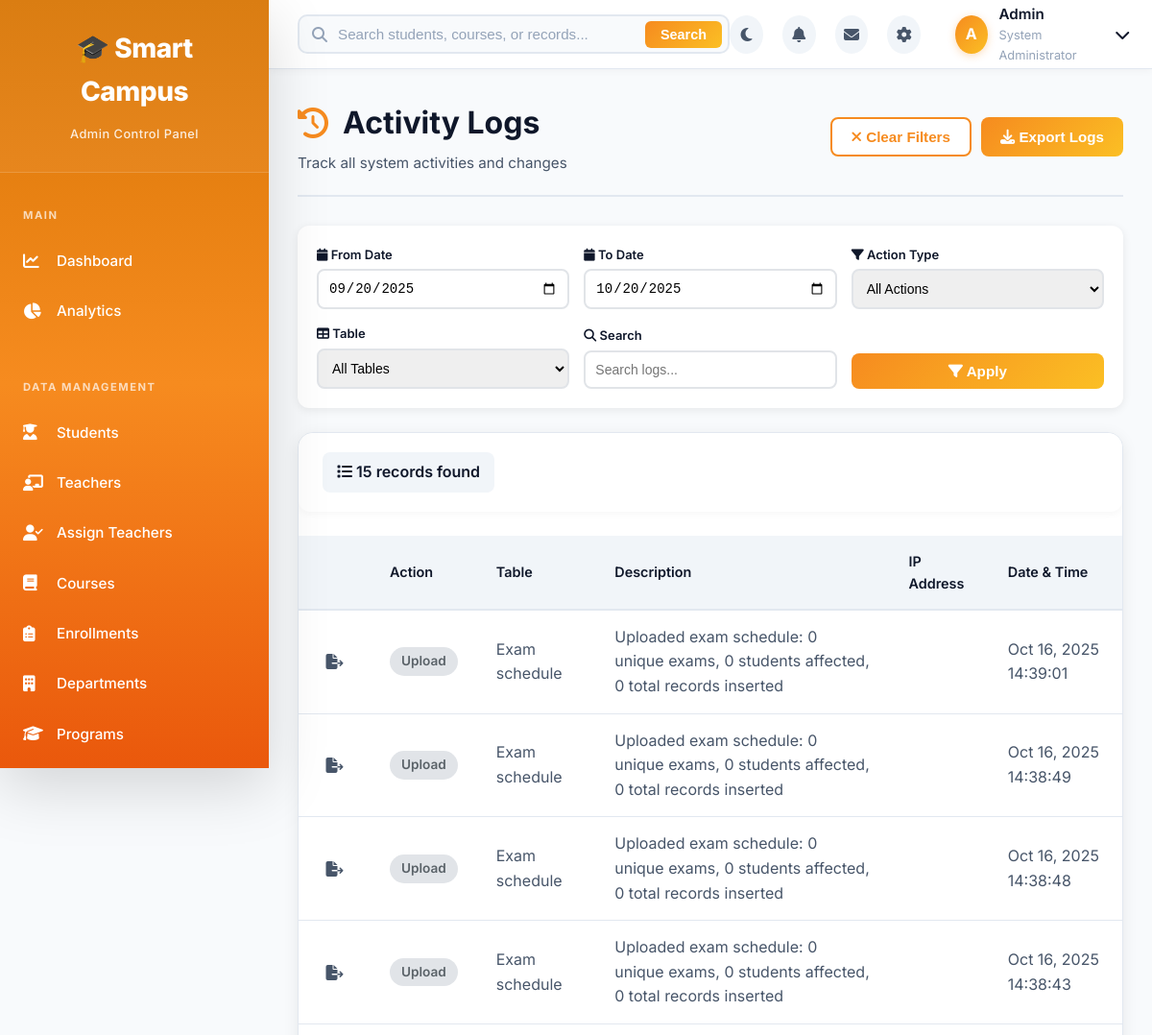
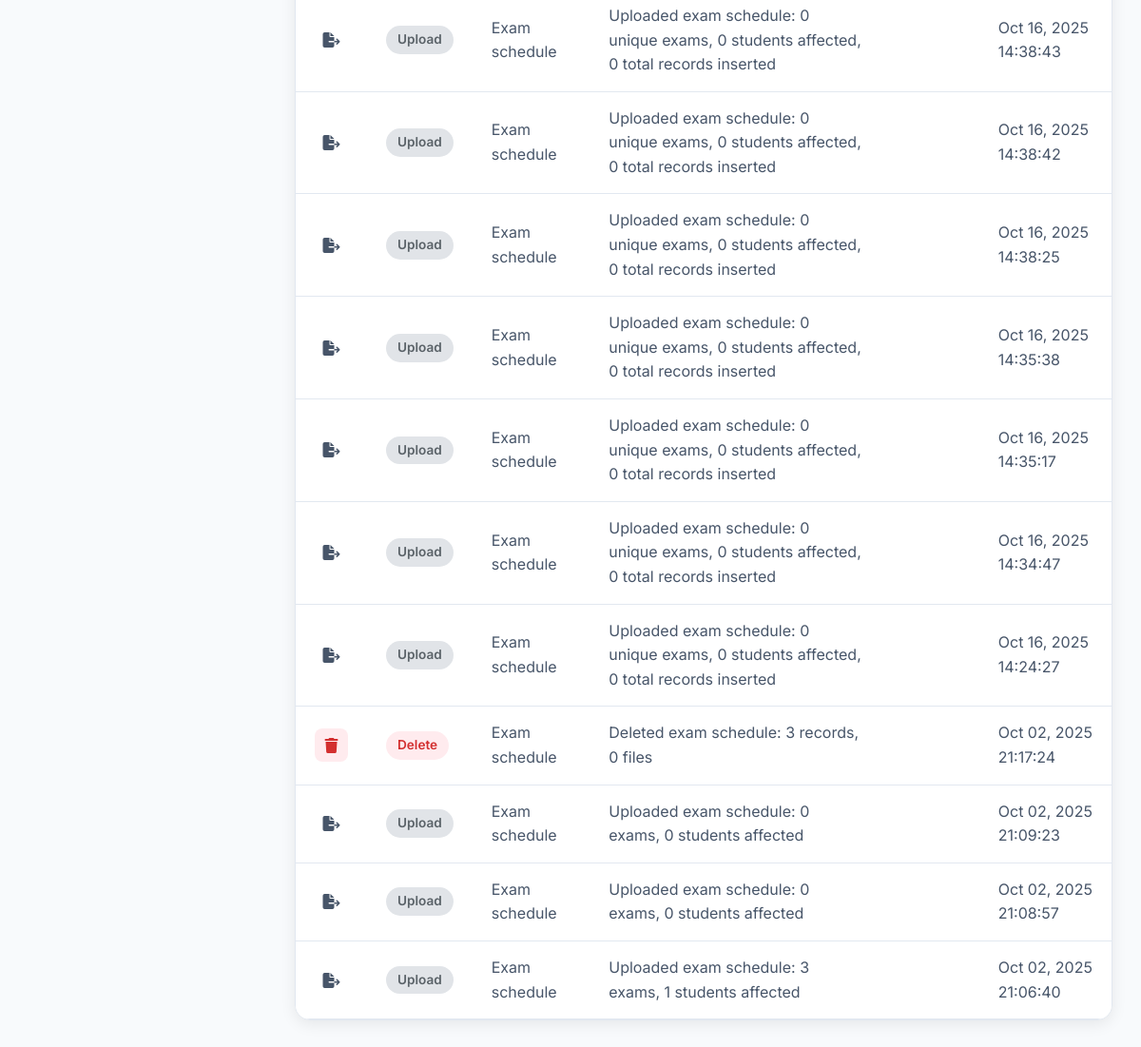
Screenshot of /admin/logs.php (signed in) with the database file from the repository (2 pictures, top to bottom).
### tables this page shows
CREATE TABLE `activity_logs` (
  `log_id` int(11) NOT NULL,
  `admin_id` int(11) DEFAULT 1,
  `action_type` varchar(50) NOT NULL,
  `table_name` varchar(50) DEFAULT NULL,
  `record_id` int(11) DEFAULT NULL,
  `description` text DEFAULT NULL,
  `ip_address` varchar(45) DEFAULT NULL,
  `user_agent` text DEFAULT NULL,
  `request_method` varchar(10) DEFAULT NULL,
  `request_url` varchar(255) DEFAULT NULL,
  `old_values` longtext DEFAULT NULL CHECK (json_valid(`old_values`)),
  `new_values` longtext DEFAULT NULL CHECK (json_valid(`new_values`)),
  `created_at` timestamp NOT NULL DEFAULT current_timestamp()
);

### admin/logs.php (the view, shortened to what this page needs)
<?php
require_once('../config/database.php');
$create_logs_table = "CREATE TABLE IF NOT EXISTS activity_logs (
    log_id INT AUTO_INCREMENT PRIMARY KEY,
    admin_id INT DEFAULT 1,
    action_type VARCHAR(50) NOT NULL,
    table_name VARCHAR(50),
    record_id INT,
    description TEXT,
    ip_address VARCHAR(45),
    user_agent TEXT,
    created_at TIMESTAMP DEFAULT CURRENT_TIMESTAMP,
    INDEX idx_created_at (created_at),
    INDEX idx_action_type (action_type)
)";
$conn->query($create_logs_table);
$page = isset($_GET['page']) ? (int)$_GET['page'] : 1;
$per_page = 50;
$offset = ($page - 1) * $per_page;
$date_from = $_GET['date_from'] ?? date('Y-m-d', strtotime('-30 days'));
$date_to = $_GET['date_to'] ?? date('Y-m-d');
$search = $_GET['search'] ?? '';
$where_conditions = [];
$where_conditions[] = "DATE(created_at) BETWEEN '$date_from' AND '$date_to'";
$where_sql = implode(' AND ', $where_conditions);
$count_query = "SELECT COUNT(*) as total FROM activity_logs WHERE $where_sql";
$count_result = $conn->query($count_query);
$total_records = $count_result->fetch_assoc()['total'];
$logs_query = "SELECT * FROM activity_logs
               WHERE $where_sql
               ORDER BY created_at DESC
               LIMIT $per_page OFFSET $offset";
$logs_result = $conn->query($logs_query);
?>
<!DOCTYPE html>
<html lang="en">
<head>
    <link rel="stylesheet" href="assets/css/admin-style.css">
    <link rel="stylesheet" href="assets/css/manage-style.css">
    <link rel="stylesheet" href="https://cdnjs.cloudflare.com/ajax/libs/font-awesome/6.4.0/css/all.min.css">
</head>
<body>
    <?php include 'includes/sidebar.php'; ?>
    <div class="main-content">
        <?php include 'includes/topbar.php'; ?>
        <div class="dashboard-container">
            <div class="page-header">
                <div>
                    <h1><i class="fas fa-history"></i> Activity Logs</h1>
                    <p class="subtitle">Track all system activities and changes</p>
                </div>
                <div class="header-actions">
                    <button class="btn btn-outline" onclick="clearFilters()">
                        <i class="fas fa-times"></i> Clear Filters
                    </button>
                    <button class="btn btn-primary" onclick="exportLogs()">
                        <i class="fas fa-download"></i> Export Logs
                    </button>
                </div>
            </div>
            <form method="GET" class="filters-bar">
                <div class="filter-group">
                    <label><i class="fas fa-calendar"></i> From Date</label>
                    <input type="date" name="date_from" value="<?php echo $date_from; ?>">
                </div>
                <div class="filter-group">
                    <label><i class="fas fa-calendar"></i> To Date</label>
                    <input type="date" name="date_to" value="<?php echo $date_to; ?>">
                </div>
                <div class="filter-group">
                    <label><i class="fas fa-filter"></i> Action Type</label>
                    <select name="filter_action">
                        <option value="">All Actions</option>
                    </select>
                </div>
                <div class="filter-group">
                    <label><i class="fas fa-table"></i> Table</label>
                    <select name="filter_table">
                        <option value="">All Tables</option>
                    </select>
                </div>
                <div class="filter-group">
                    <label><i class="fas fa-search"></i> Search</label>
                    <input type="text" name="search" placeholder="Search logs..."
                           value="<?php echo htmlspecialchars($search); ?>">
                </div>
                <div class="filter-group">
                    <button type="submit" class="btn btn-primary" style="width: 100%;">
                        <i class="fas fa-filter"></i> Apply
                    </button>
                </div>
            </form>
            <div class="table-card">
                <div class="toolbar">
                    <span class="record-count">
                        <i class="fas fa-list"></i>
                        <?php echo number_format($total_records); ?> records found
                    </span>
                </div>
                <div class="table-responsive">
                    <table class="data-table">
                        <thead>
                            <tr>
                                <th style="width: 50px;"></th>
                                <th>Action</th>
                                <th>Table</th>
                                <th>Description</th>
                                <th>IP Address</th>
                                <th>Date & Time</th>
                            </tr>
                        </thead>
                        <tbody>
                            <?php if ($logs_result->num_rows > 0): ?>
                                <?php while($log = $logs_result->fetch_assoc()): ?>
                                    <tr>
                                        <td>
                                            <div class="log-icon log-<?php echo $log['action_type']; ?>">
                                                <i class="fas fa-<?php
                                                    echo $log['action_type'] == 'create' ? 'plus' :
                                                         ($log['action_type'] == 'update' ? 'edit' :
                                                         ($log['action_type'] == 'delete' ? 'trash' :
                                                         ($log['action_type'] == 'login' ? 'sign-in-alt' : 'file-export')));
                                                ?>"></i>
                                            </div>
                                        </td>
                                        <td>
                                            <span class="badge badge-<?php
                                                echo $log['action_type'] == 'create' ? 'success' :
                                                     ($log['action_type'] == 'update' ? 'info' :
                                                     ($log['action_type'] == 'delete' ? 'danger' : 'secondary'));
                                            ?>">
                                                <?php echo ucfirst($log['action_type']); ?>
                                            </span>
                                        </td>
                                        <td><?php echo $log['table_name'] ? ucfirst(str_replace('_', ' ', $log['table_name'])) : '-'; ?></td>
                                        <td><?php echo htmlspecialchars($log['description']); ?></td>
                                        <td><code><?php echo $log['ip_address']; ?></code></td>
                                        <td><?php echo date('M d, Y H:i:s', strtotime($log['created_at'])); ?></td>
                                    </tr>
                                <?php endwhile; ?>
                            <?php endif; ?>
                        </tbody>
                    </table>
                </div>
            </div>
        </div>
    </div>
</body>
</html>

### admin/assets/css/admin-style.css (style rules this page uses)
:root { --primary: #f68b1f; --primary-dark: #ea580c; --primary-light: #fbbf24; --secondary: #fbbf24; --success: #10b981; --danger: #ef4444; --warning: #f59e0b; --info: #3b82f6; --bg-primary: #f8fafc; --bg-secondary: #ffffff; --bg-tertiary: #f1f5f9; --text-primary: #0f172a; --text-secondary: #475569; --text-muted: #94a3b8; --border-color: #e2e8f0; --card-bg: #ffffff; --card-border: #e2e8f0; --dark: #0f172a; --dark-secondary: #1e293b; --light: #f1f5f9; --white: #ffffff; --sidebar-width: 280px; --topbar-height: 72px; --transition: all 0.3s cubic-bezier(0.34, 1.56, 0.64, 1); --transition-smooth: all 0.3s ease; --shadow-sm: 0 2px 8px rgba(0,0,0,0.04); --shadow-md: 0 4px 16px rgba(0,0,0,0.08); --shadow-lg: 0 10px 40px rgba(0,0,0,0.12); --shadow-xl: 0 20px 60px rgba(0,0,0,0.15); --glass-bg: rgba(255, 255, 255, 0.7); --glass-border: rgba(255, 255, 255, 0.3); }
* { margin: 0; padding: 0; box-sizing: border-box; }
body { font-family: 'Inter', -apple-system, BlinkMacSystemFont, 'Segoe UI', sans-serif; background: var(--bg-primary); color: var(--text-primary); line-height: 1.6; -webkit-font-smoothing: antialiased; -moz-osx-font-smoothing: grayscale; transition: background-color 0.3s ease, color 0.3s ease; }
.main-content { margin-left: var(--sidebar-width); margin-top: var(--topbar-height); padding: 30px; min-height: calc(100vh - var(--topbar-height)); background: var(--bg-primary); transition: background 0.3s ease; }
.dashboard-container { max-width: 1400px; margin: 0 auto; }
.page-header { display: flex; justify-content: space-between; align-items: center; margin-bottom: 30px; padding-bottom: 20px; border-bottom: 2px solid var(--border-color); }
.page-header h1 { font-size: 2em; color: var(--text-primary); display: flex; align-items: center; gap: 15px; transition: color 0.3s ease; }
.page-header h1 i { color: var(--primary); }
.subtitle { color: var(--text-secondary); font-size: 0.95em; margin-top: 5px; }
.header-actions { display: flex; gap: 10px; }
.table-card { background: var(--card-bg); border: 1px solid var(--card-border); border-radius: 16px; box-shadow: var(--shadow-md); overflow: hidden; transition: all 0.3s ease; }
.table-responsive { overflow-x: auto; }
.data-table { width: 100%; border-collapse: collapse; }
.data-table thead { background: var(--bg-tertiary); }
.data-table th { padding: 15px 20px; text-align: left; font-weight: 600; color: var(--text-primary); border-bottom: 2px solid var(--border-color); font-size: 0.9em; }
.data-table td { padding: 15px 20px; border-bottom: 1px solid var(--border-color); color: var(--text-secondary); }
.data-table tbody tr { transition: var(--transition); background: var(--card-bg); }
.badge { display: inline-block; padding: 4px 12px; border-radius: 20px; font-size: 0.85em; font-weight: 600; }
.badge-danger { background: #ffebee; color: #d32f2f; }
.btn { display: inline-block; padding: 10px 20px; border: none; border-radius: 8px; font-size: 0.95em; font-weight: 600; cursor: pointer; transition: var(--transition); text-decoration: none; text-align: center; }
.btn-primary { background: linear-gradient(135deg, var(--primary) 0%, var(--secondary) 100%); color: white; }
.btn-outline { background: white; color: var(--primary); border: 2px solid var(--primary); }

### admin/assets/css/manage-style.css (style rules this page uses)
.toolbar { background: white; padding: 20px 25px; border-radius: 12px; margin-bottom: 25px; display: flex; justify-content: space-between; align-items: center; box-shadow: var(--shadow-sm); }
.record-count { font-weight: 600; color: var(--dark); padding: 8px 15px; background: var(--light); border-radius: 8px; }
.badge-secondary { background: #e1e4e8; color: #5a6268; }

### admin/logs.php (style rules this page uses)
.filters-bar { background: white; padding: 20px; border-radius: 12px; box-shadow: 0 2px 10px rgba(0,0,0,0.08); margin-bottom: 25px; display: grid; grid-template-columns: repeat(auto-fit, minmax(200px, 1fr)); gap: 15px; align-items: end; }
.filter-group label { display: block; font-size: 13px; font-weight: 600; color: var(--dark); margin-bottom: 5px; }
.filter-group select, .filter-group input { width: 100%; padding: 10px; border: 2px solid #e1e4e8; border-radius: 8px; font-size: 14px; }
.log-icon { width: 35px; height: 35px; border-radius: 8px; display: flex; align-items: center; justify-content: center; font-size: 16px; }
.log-delete { background: #ffebee; color: #d32f2f; }

### rows the page displays
activity_logs: action_type "Upload", table_name "Exam schedule", description "Uploaded exam schedule: 0 unique exams, 0 students affected, 0 total records inserted", created_at "Oct 16, 2025 14:39:01"
activity_logs: action_type "Upload", table_name "Exam schedule", description "Uploaded exam schedule: 0 unique exams, 0 students affected, 0 total records inserted", created_at "Oct 16, 2025 14:38:49"
activity_logs: action_type "Upload", table_name "Exam schedule", description "Uploaded exam schedule: 0 unique exams, 0 students affected, 0 total records inserted", created_at "Oct 16, 2025 14:38:48"
activity_logs: action_type "Upload", table_name "Exam schedule", description "Uploaded exam schedule: 0 unique exams, 0 students affected, 0 total records inserted", created_at "Oct 16, 2025 14:38:43"
activity_logs: action_type "Upload", table_name "Exam schedule", description "Uploaded exam schedule: 0 unique exams, 0 students affected, 0 total records inserted", created_at "Oct 16, 2025 14:38:43"
activity_logs: action_type "Upload", table_name "Exam schedule", description "Uploaded exam schedule: 0 unique exams, 0 students affected, 0 total records inserted", created_at "Oct 16, 2025 14:38:42"
activity_logs: action_type "Upload", table_name "Exam schedule", description "Uploaded exam schedule: 0 unique exams, 0 students affected, 0 total records inserted", created_at "Oct 16, 2025 14:38:25"
activity_logs: action_type "Upload", table_name "Exam schedule", description "Uploaded exam schedule: 0 unique exams, 0 students affected, 0 total records inserted", created_at "Oct 16, 2025 14:35:38"
activity_logs: action_type "Upload", table_name "Exam schedule", description "Uploaded exam schedule: 0 unique exams, 0 students affected, 0 total records inserted", created_at "Oct 16, 2025 14:35:17"
activity_logs: action_type "Upload", table_name "Exam schedule", description "Uploaded exam schedule: 0 unique exams, 0 students affected, 0 total records inserted", created_at "Oct 16, 2025 14:34:47"
activity_logs: action_type "Upload", table_name "Exam schedule", description "Uploaded exam schedule: 0 unique exams, 0 students affected, 0 total records inserted", created_at "Oct 16, 2025 14:24:27"
activity_logs: action_type "Delete", table_name "Exam schedule", description "Deleted exam schedule: 3 records, 0 files", created_at "Oct 02, 2025 21:17:24"
activity_logs: action_type "Upload", table_name "Exam schedule", description "Uploaded exam schedule: 0 exams, 0 students affected", created_at "Oct 02, 2025 21:09:23"
activity_logs: action_type "Upload", table_name "Exam schedule", description "Uploaded exam schedule: 0 exams, 0 students affected", created_at "Oct 02, 2025 21:08:57"
activity_logs: action_type "Upload", table_name "Exam schedule", description "Uploaded exam schedule: 3 exams, 1 students affected", created_at "Oct 02, 2025 21:06:40"

### other values shown
$total_records "15"
